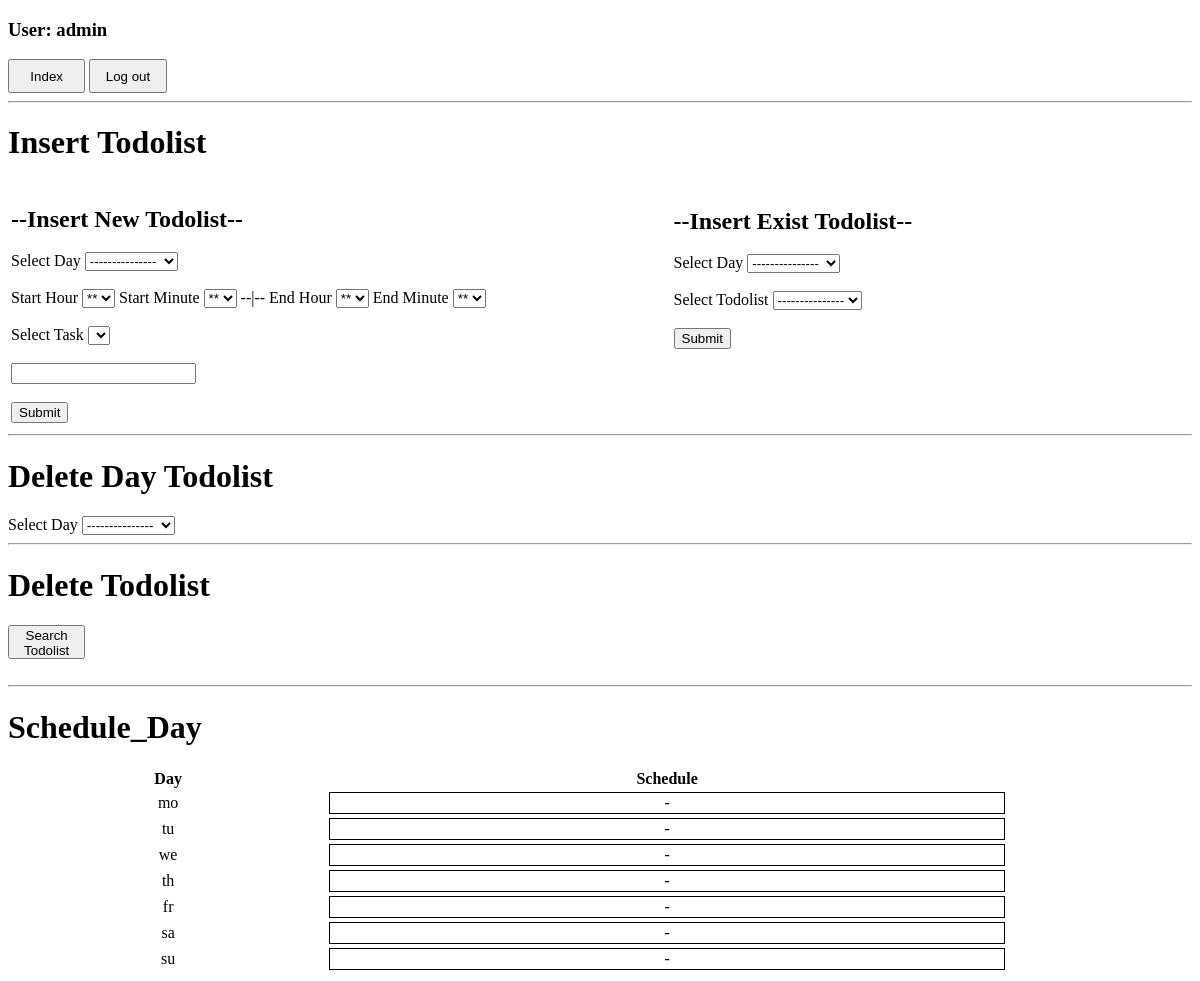
Before: /index2 (signed in) with the older database file.
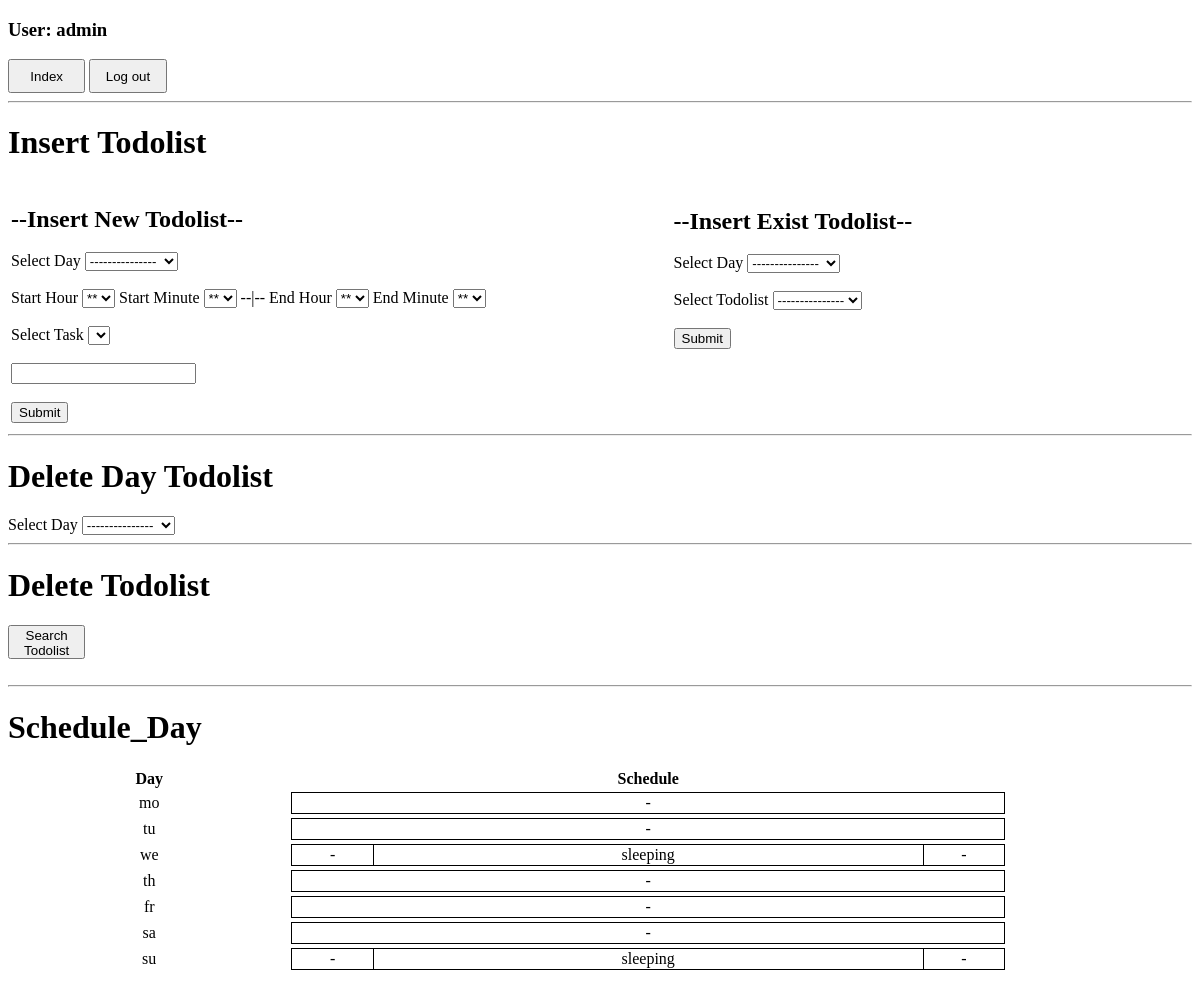
After: the same page with the newer database file.
### schedule/models.py (models this page shows, shortened)
class Day(models.Model):
    id = models.AutoField(primary_key=True)
    user = models.ForeignKey(User, on_delete=models.CASCADE)
    day_code = models.CharField(max_length=2)
    todolist_id = models.ManyToManyField(Todolist, blank=True)

class Todolist(models.Model):
    td_id = models.AutoField(primary_key=True)
    td_thing = models.CharField(max_length=50)
    td_start = models.TimeField()
    td_end = models.TimeField()
    task = models.ForeignKey(Task, on_delete=models.CASCADE, blank=True)
    user = models.ForeignKey(User, on_delete=models.CASCADE)

### schedule/views.py (the view)
# urls.py: path("index2", views.index2, name="index2"),
def index2(request):
    schedule_tables = schedule_table(request)
    return render(request, "schedule/index2.html", {"schedule_data": schedule_tables})

### schedule/templates/schedule/index2.html (shortened to what this page needs)
{% load static %}
<!DOCTYPE html>
<html>
{% block body %}
    <section name="Menu">
        <h3>User: {{request.user.username}}</h3>
        <a href="{% url 'schedule:index' %}"><button type="button"  style="width: 5.8em; height: 2.5em;">Index</button></a>
        {% if request.user.is_authenticated %}
        <a href="{% url 'user:logout' %}"><button type="button"  style="width: 5.8em; height: 2.5em;">Log out</button></a>
        {% else %}
        <a href="{% url 'user:register' %}"><button type="button"  style="width: 5.8em; height: 2.5em;">Register</button></a>
        <a href="{% url 'user:login' %}"><button type="button"  style="width: 5.8em; height: 2.5em;">Log in</button></a>
        {% endif %}
    </section>
    <hr>
    <h1>Insert Todolist</h1>
        <section name="Insert Todolist">
            <table style="width: 1000px; border: 0px ">
                <tr>
                    <td>
                        <form method="POST" action="{% url 'schedule:insert_schdule' %}" class="contact-form" name="form_insert">
                            <h2>--Insert New Todolist--</h2>
                            <section name="day">
                                <label>Select Day</label>
                                <select id="day" name="day" onchange="return selectDay()" >
                                    <option value="">---------------</option>
                                </select>
                            </section>
                            <br>
                            <section name="select_time">
                                <label>Start Hour</label>
                                {% if start_hr %}
                                <select id="start_hr" name="start_hr" onchange="return startHR()">
                                    <option value="{{start_hr}}">{{start_hr}}</option>
                                    <option value="">**</option>
                                    {% for x in free_hr_start %}
                                    <option value="{{x}}">{{x}}</option>
                                    {% endfor %}
                                </select>
                                {% else %}
                                <select id="start_hr" name="start_hr" onchange="return startHR()">
                                    <option value="">**</option>
                                </select>
                                {% endif %}
                                <label>Start Minute</label>
                                {% if start_min %}
                                <select id="start_min" name="start_min" onchange="return startMin()">
                                    <option value="{{start_min}}">{{start_min}}</option>
                                    <option value="">**</option>
                                    {% for x in free_min_start %}
                                    <option value="{{x}}">{{x}}</option>
                                    {% endfor %}
                                </select>
                                {% else %}
                                <select id="start_min" name="start_min" onchange="return startMin()">
                                    <option value="">**</option>
                                </select>
                                {% endif %}
                                --|--
                                <label>End Hour</label>
                                {% if end_hr %}
                                <select id="end_hr" name="end_hr" onchange="return endHR()">
                                    <option value="{{end_hr}}">{{end_hr}}</option>
                                    <option value="">**</option>
                                    {% for x in free_hr_end %}
                                    <option value="{{x}}">{{x}}</option>
                                    {% endfor %}
                                </select>
                                {% else %}
                                <select id="end_hr" name="end_hr" onchange="return endHR()">
                                    <option value="">**</option>
                                </select>
                                {% endif %}
                                <label>End Minute</label>
                                <select id="end_min" name="end_min">
                                    <option value="">**</option>
                                </select>
                            </section>
                            <br>
                            <section name="task">
                                <label>Select Task</label>
                                <select id="task_id" name="task_id">
                                </select>
                            </section>
                            <br>
                            <section name="note_thing">
                                <input type="text" name="td_thing" maxlength="50">
                            </section>
                            <br>
                            <input type="submit">
                        </form>
                    </td>
                    <td>
                        <form method="post" action="{% url 'schedule:insert_todolist_schdule' %}" class="contact-form" name="form_insert_todolist_schdule">
                            <section name="day">
                                <h2>--Insert Exist Todolist--</h2>
                                <label>Select Day</label>
                                <select id="day_todolist" name="day_todolist" onchange="return selectDayTodolist()" >
                                    <option value="">---------------</option>
                                </select>
                                <br>
                                <br>
                                <label>Select Todolist</label>
                                <select id="todolist" name="todolist">
                                    <option value="">---------------</option>
                                </select>
                                <br>
                                <br>
                                <input type="submit">
                                <br>
                                <br>
                                <br>
                                <br>
                                <br>
                            </section>
                        </form>
                    </td>
                </tr>
            </table>
        </section>
    <hr>
    <h1>Delete Day Todolist</h1>
        <section name="Search Day Todolist">
            <label>Select Day</label>
            <select id="day_delete" name="day_delete" onchange="return selectDayDelete()">
                <option value="">---------------</option>
            </select>
        </section>
    <hr>
    <h1>Delete Todolist</h1>
        <section name="Delete Todolist">
        <a href="{% url 'schedule:search_todolist' %}"><button type="button"  style="width: 5.8em; height: 2.5em;">Search Todolist</button></a>
        <br>
        <br>
        </section>
    <hr>
    <h1>Schedule_Day</h1>
    <section name="Schedule_Day">
        <table style="width: 1000px; border: 0px ">
            <tr style="text-align: center;">
                <th>Day</th>
                <th>Schedule</th>
            </tr>
            {% for x in schedule_data %}
            <tr >
                <td style="text-align: center;">
                    {{x.1}}
                </td>
                <td>
                    <table style="width:100%; text-align: center; border-collapse: collapse;">
                        <tr>
                            {% for y in x.0 %}
                                <td style="border: 1px solid black;  border-collapse: collapse;">
                                {{y.2}}
                                </td>
                            {% endfor %}
                        </tr>
                    </table>
                </td>
            </tr>
            {% endfor %}
        </table>
    </section>
{% endblock %}
</html>

Changed rows visible on the page:
added Todolist: td_thing "sleeping"
added Todolist: td_thing "sleeping"
